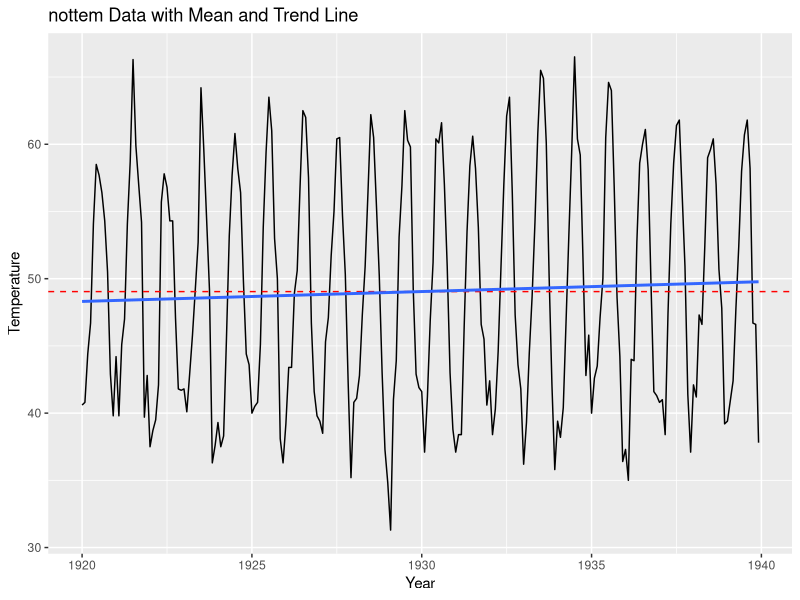
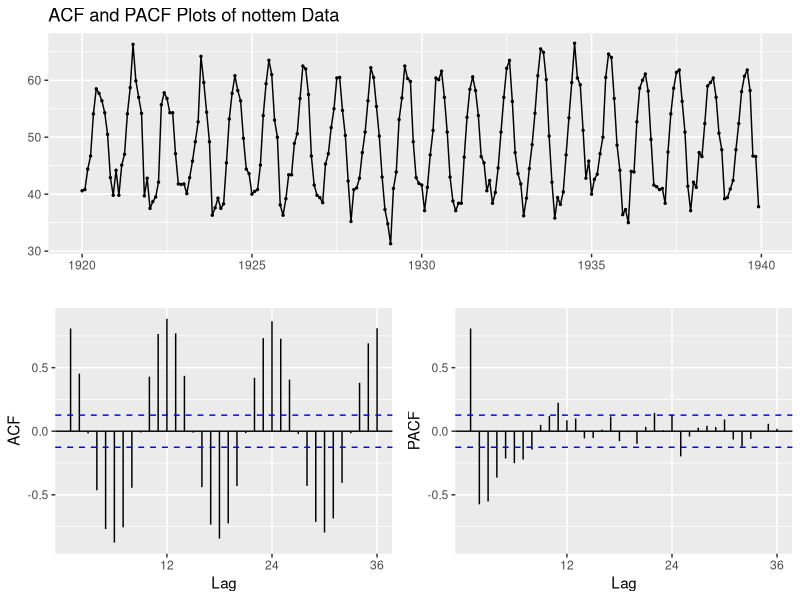
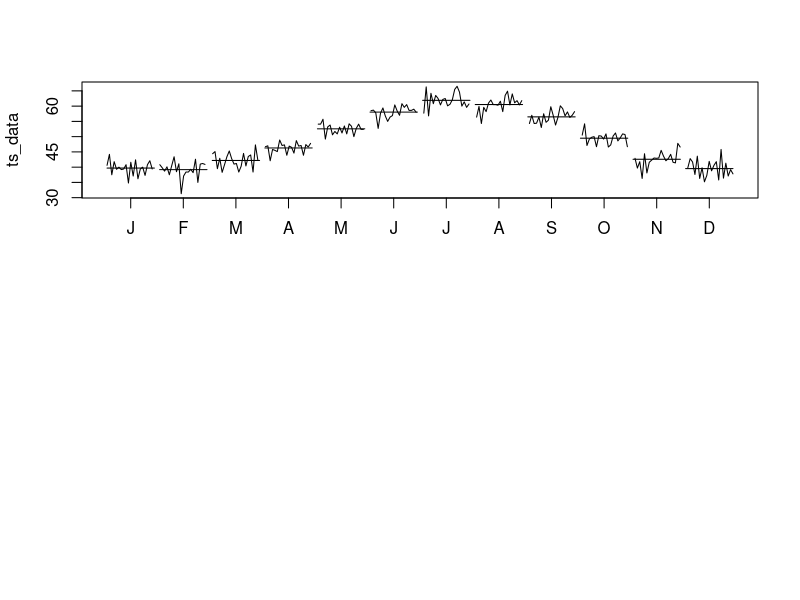
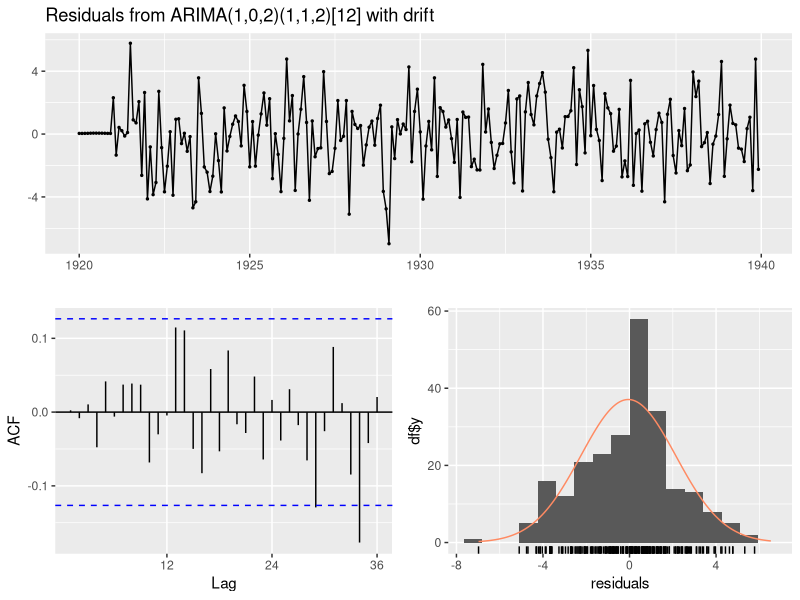
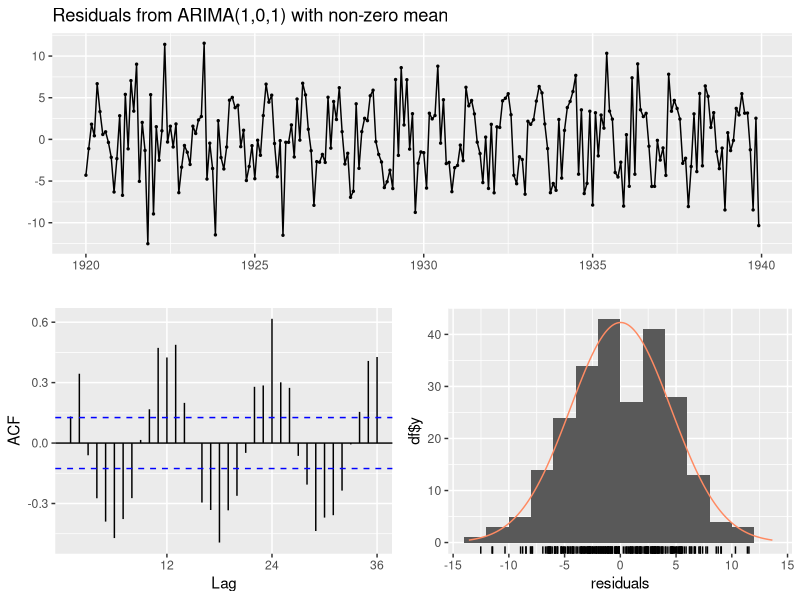
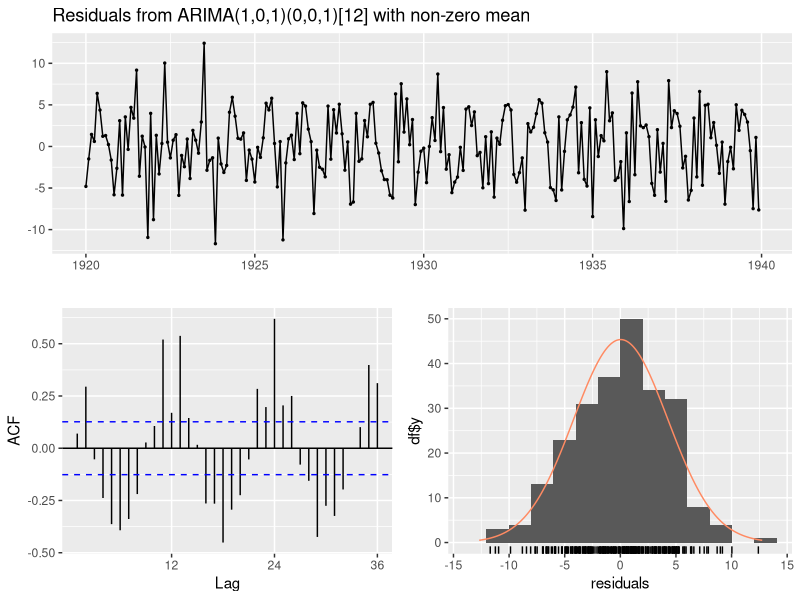
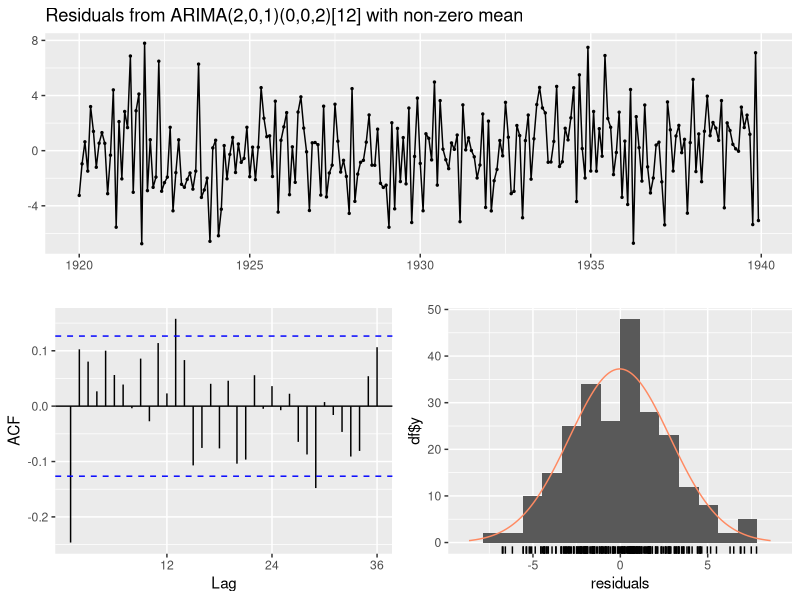
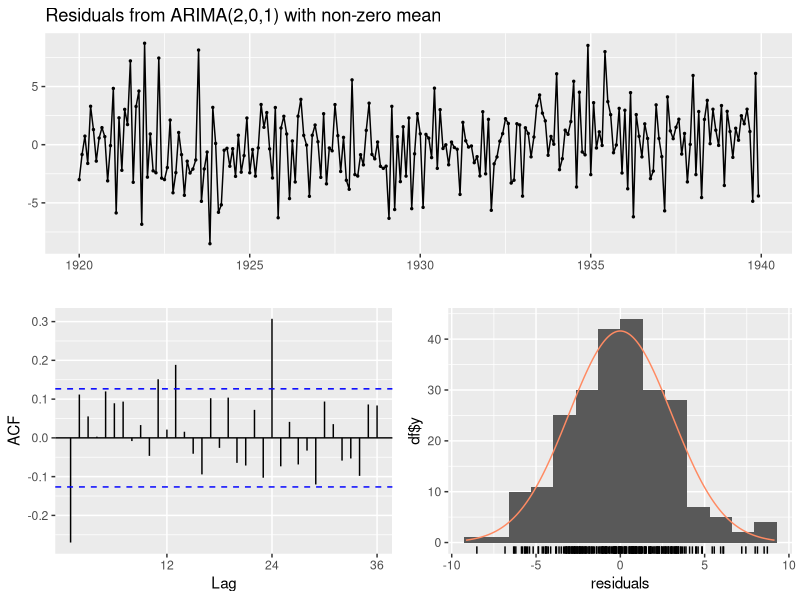

These figures' R source, in order:
library(ggplot2)
library(forecast)

# Load the nottem dataset
data(nottem)
ts_data <- ts(nottem, start = c(1920, 1), frequency = 12)


# Plot the original and differenced data
par(mfrow = c(2, 1))

# Time series plot of the original data with mean and trend line
ggplot() +
  geom_line(aes(x = time(ts_data), y = ts_data)) +
  geom_hline(yintercept = mean(ts_data), linetype = "dashed", color = "red") +
  geom_smooth(aes(x = time(ts_data), y = ts_data), method = "lm", se = FALSE) +
  xlab("Year") + ylab("Temperature") +
  ggtitle("nottem Data with Mean and Trend Line")


# ACF and PACF plots of the original data
ggtsdisplay(ts_data, main = "ACF and PACF Plots of nottem Data")

# Create the subplots by subinterval (Month)
monthplot(
  x = ts_data
)



library(forecast)

# Fit the best seasonal ARIMA model
fit <- auto.arima(ts_data, seasonal=TRUE)

modelfit <- arima(ts_data, order=c(1,0,2), seasonal=list(order=c(1,1,2), period=12))
summary(modelfit)

#Create 5 other models to compare
# Fit five seasonal ARIMA models using the arima function
model1 <- arima(ts_data, order=c(1,0,1), seasonal=list(order=c(0,0,0), period=12))
summary(model1)
model2 <- arima(ts_data, order=c(1,0,1), seasonal=list(order=c(0,0,1), period=12))
summary(model2)
model3 <- arima(ts_data, order=c(2,0,1), seasonal=list(order=c(0,0,2), period=12))
summary(model3)
model4 <- arima(ts_data, order=c(2,0,1), seasonal=list(order=c(0,0,0), period=12))
summary(model4)
model5 <- arima(ts_data, order=c(2,0,0), seasonal=list(order=c(0,0,0), period=12))
summary(model5)

checkresiduals(fit)
checkresiduals(model1)
checkresiduals(model2)
checkresiduals(model3)
checkresiduals(model4)
checkresiduals(model5)


# Generate forecasts for 24 periods into the future
forecast <- forecast(fit, h = 24)

# Plot original data with predicted values
autoplot(ts_data) +
  autolayer(forecast$mean, series = "Forecast") +
  xlab("Year") + ylab("Temperature") +
  ggtitle("nottem Data with 24 Period Forecast")






